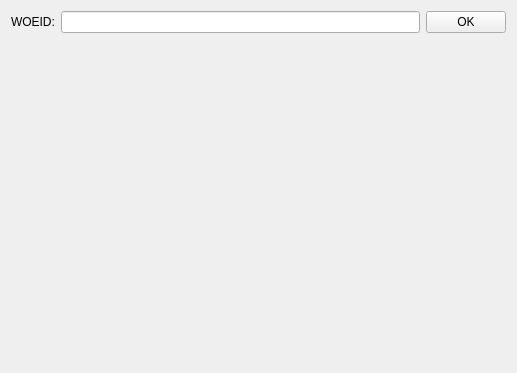
<?xml version="1.0" encoding="UTF-8"?>
<ui version="4.0">
 <class>MainWindow</class>
 <widget class="QMainWindow" name="MainWindow">
  <property name="geometry">
   <rect>
    <x>0</x>
    <y>0</y>
    <width>517</width>
    <height>373</height>
   </rect>
  </property>
  <property name="windowTitle">
   <string>MainWindow</string>
  </property>
  <widget class="QWidget" name="centralWidget">
   <layout class="QGridLayout" name="gridLayout">
    <item row="0" column="0">
     <layout class="QVBoxLayout" name="verticalLayout">
      <item>
       <layout class="QHBoxLayout" name="horizontalLayout">
        <item>
         <widget class="QLabel" name="woeidLabel">
          <property name="text">
           <string>WOEID:</string>
          </property>
         </widget>
        </item>
        <item>
         <widget class="QLineEdit" name="woeidEdit">
          <property name="clearButtonEnabled">
           <bool>true</bool>
          </property>
         </widget>
        </item>
        <item>
         <widget class="QPushButton" name="okButton">
          <property name="text">
           <string>OK</string>
          </property>
         </widget>
        </item>
       </layout>
      </item>
      <item>
       <widget class="QLabel" name="locationLabel">
        <property name="text">
         <string/>
        </property>
       </widget>
      </item>
      <item>
       <layout class="QHBoxLayout" name="horizontalLayout_2">
        <item>
         <widget class="QLabel" name="tempLabel">
          <property name="minimumSize">
           <size>
            <width>100</width>
            <height>0</height>
           </size>
          </property>
          <property name="maximumSize">
           <size>
            <width>8</width>
            <height>81</height>
           </size>
          </property>
          <property name="font">
           <font>
            <pointsize>24</pointsize>
           </font>
          </property>
          <property name="text">
           <string/>
          </property>
         </widget>
        </item>
        <item>
         <spacer name="horizontalSpacer">
          <property name="orientation">
           <enum>Qt::Horizontal</enum>
          </property>
          <property name="sizeHint" stdset="0">
           <size>
            <width>40</width>
            <height>20</height>
           </size>
          </property>
         </spacer>
        </item>
        <item>
         <widget class="QLabel" name="windLabel">
          <property name="text">
           <string/>
          </property>
         </widget>
        </item>
       </layout>
      </item>
      <item>
       <widget class="QLabel" name="attrLabel">
        <property name="text">
         <string/>
        </property>
        <property name="alignment">
         <set>Qt::AlignBottom|Qt::AlignRight|Qt::AlignTrailing</set>
        </property>
       </widget>
      </item>
     </layout>
    </item>
   </layout>
  </widget>
 </widget>
 <layoutdefault spacing="6" margin="11"/>
 <tabstops>
  <tabstop>woeidEdit</tabstop>
  <tabstop>okButton</tabstop>
 </tabstops>
 <resources/>
 <connections>
  <connection>
   <sender>woeidEdit</sender>
   <signal>returnPressed()</signal>
   <receiver>okButton</receiver>
   <slot>click()</slot>
   <hints>
    <hint type="sourcelabel">
     <x>115</x>
     <y>53</y>
    </hint>
    <hint type="destinationlabel">
     <x>444</x>
     <y>57</y>
    </hint>
   </hints>
  </connection>
 </connections>
</ui>
